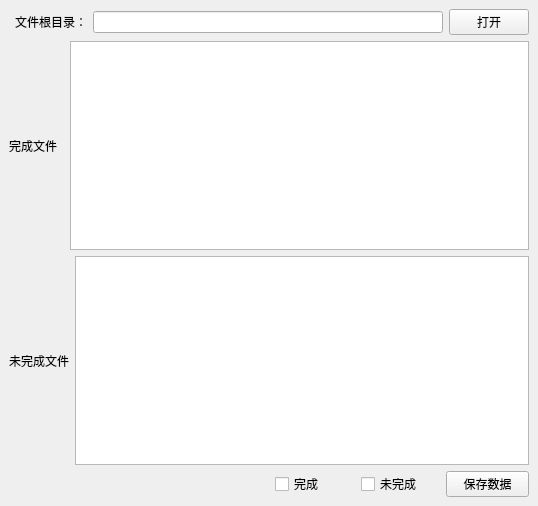
<?xml version="1.0" encoding="UTF-8"?>
<ui version="4.0">
 <class>MainWindow</class>
 <widget class="QMainWindow" name="MainWindow">
  <property name="geometry">
   <rect>
    <x>0</x>
    <y>0</y>
    <width>535</width>
    <height>506</height>
   </rect>
  </property>
  <property name="windowTitle">
   <string>MainWindow</string>
  </property>
  <widget class="QWidget" name="centralwidget">
   <layout class="QGridLayout" name="gridLayout">
    <item row="2" column="0" colspan="3">
     <layout class="QHBoxLayout" name="horizontalLayout_2">
      <item>
       <widget class="QLabel" name="lab_undone">
        <property name="text">
         <string>未完成文件</string>
        </property>
       </widget>
      </item>
      <item>
       <widget class="QPlainTextEdit" name="ptet_undone"/>
      </item>
     </layout>
    </item>
    <item row="1" column="0" colspan="3">
     <layout class="QHBoxLayout" name="horizontalLayout">
      <item>
       <widget class="QLabel" name="lab_finish">
        <property name="text">
         <string>完成文件  </string>
        </property>
       </widget>
      </item>
      <item>
       <widget class="QPlainTextEdit" name="ptet_finish"/>
      </item>
     </layout>
    </item>
    <item row="3" column="2">
     <layout class="QHBoxLayout" name="horizontalLayout_3">
      <property name="spacing">
       <number>3</number>
      </property>
      <property name="sizeConstraint">
       <enum>QLayout::SetMinimumSize</enum>
      </property>
      <property name="rightMargin">
       <number>0</number>
      </property>
      <item>
       <widget class="QCheckBox" name="cbox_finish">
        <property name="text">
         <string>完成</string>
        </property>
       </widget>
      </item>
      <item>
       <widget class="QCheckBox" name="cbox_undone">
        <property name="text">
         <string>未完成</string>
        </property>
       </widget>
      </item>
      <item>
       <widget class="QPushButton" name="btn_save_data">
        <property name="text">
         <string>保存数据</string>
        </property>
       </widget>
      </item>
     </layout>
    </item>
    <item row="0" column="1" colspan="2">
     <layout class="QHBoxLayout" name="horizontalLayout_4">
      <item>
       <widget class="QLabel" name="lab_file_directory">
        <property name="text">
         <string>文件根目录：</string>
        </property>
       </widget>
      </item>
      <item>
       <widget class="QLineEdit" name="let_file_directory">
        <property name="minimumSize">
         <size>
          <width>350</width>
          <height>0</height>
         </size>
        </property>
       </widget>
      </item>
      <item>
       <widget class="QPushButton" name="btn_open">
        <property name="text">
         <string>打开</string>
        </property>
       </widget>
      </item>
     </layout>
    </item>
   </layout>
  </widget>
 </widget>
 <resources/>
 <connections/>
</ui>
